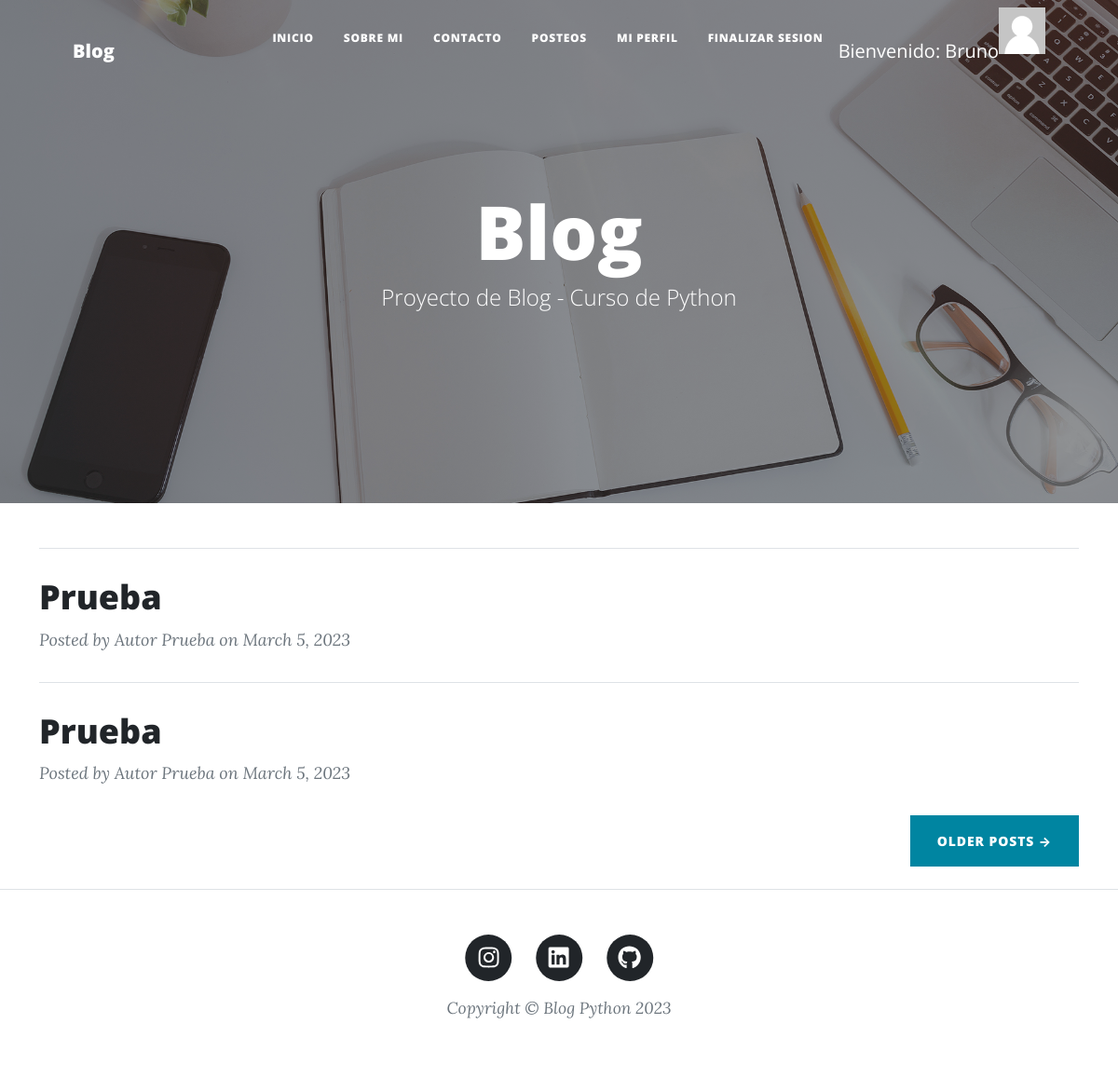
/ (signed in), run on an earlier commit of the app's database.
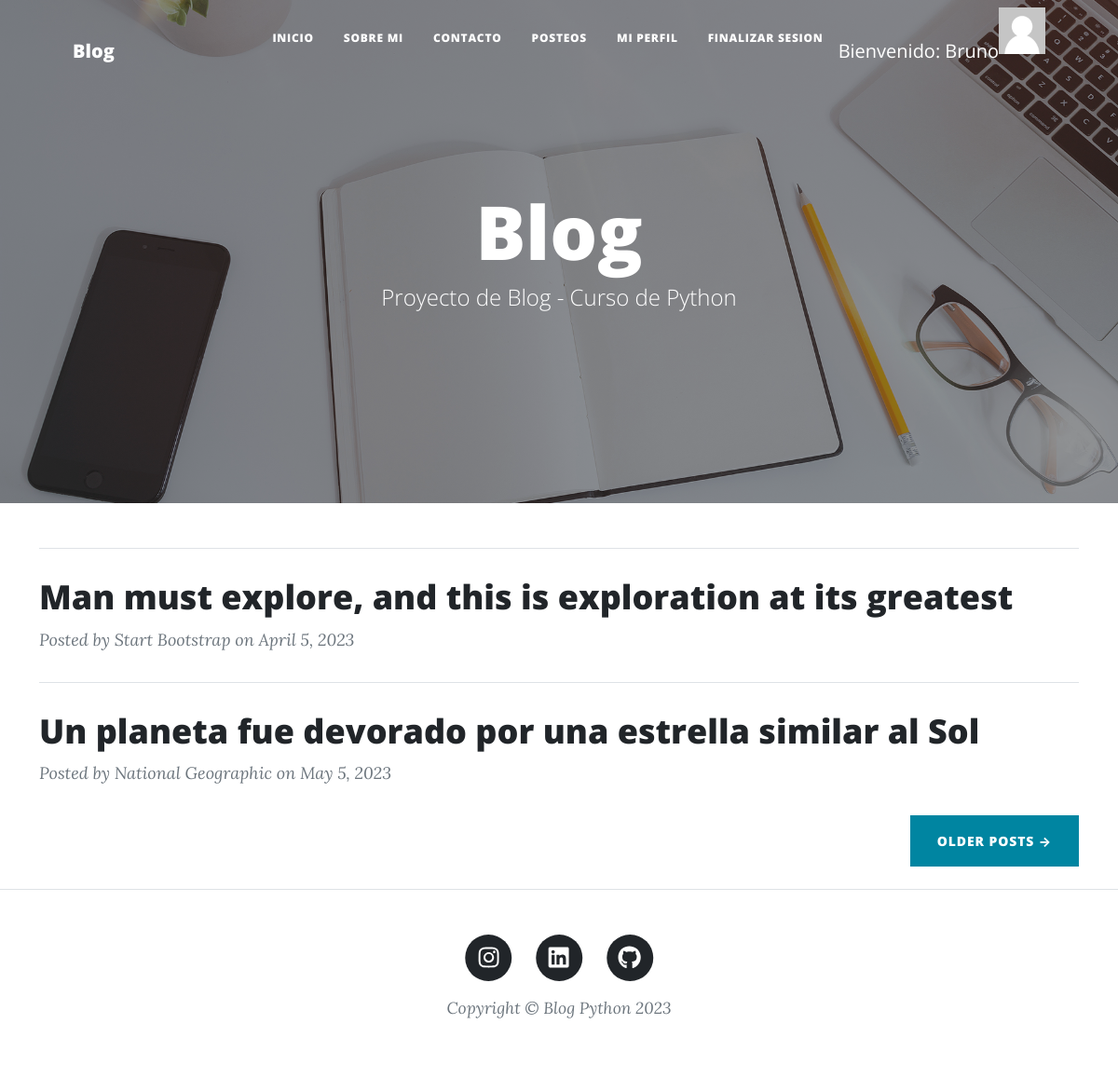
And on a later commit of the database.
### Blog/models.py (models this page shows, shortened)
class Posteos(models.Model):
    titulo = models.CharField(max_length=200)
    subtitulo = models.CharField(max_length=200)
    autor = models.CharField(max_length=50)
    fecha = models.DateField()
    texto = RichTextField()

### Blog/views.py (the view)
# urls.py: path('', inicio),
def inicio(request):
    posteos = Posteos.objects.all()
    context = {'posteos': posteos, "avatar": obtenerAvatar(request)}
    return render(request, 'inicio.html', context)

### Blog/views.py (called while the page is built)
@login_required
def obtenerAvatar(request):
    avatares = Avatar.objects.filter(user=request.user.id)
    if len(avatares) != 0:
        return avatares[0].imagen.url
    else:
        return "/media/avatares/default.png"

### Blog/templates/inicio.html (shortened to what this page needs)
{% extends "padre.html" %}
{% load static %}
{% block solo_inicio %}
 <header class="masthead" style="background-image: url('{% static "assets/img/home-bg.jpg" %}')">
       <div class="container position-relative px-4 px-lg-5">
          <div class="row gx-4 gx-lg-5 justify-content-center">
             <div class="col-md-10 col-lg-8 col-xl-7">
                 <div class="site-heading">
{% endblock %}
{% block titulo %}
    <h1>Blog</h1>
{% endblock %}
{% block segundo_titulo %}
    <h1><span class="subheading">Proyecto de Blog - Curso de Python</span></h1>
{% endblock %}
{% block segundo_contenido_que_cambia %}
<div class="container mt-4">
    <div class="post-preview">
        <table>
            <tbody>
                {% for posteo in posteos %}
            <hr class="my-4" />
            <div class="post-preview">
                <a href="{% url 'vistaPost' %}"><h2 class="post-title">{{ posteo.titulo }}</h2></a>
                <p class="post-meta">
                    Posted by {{ posteo.autor }} on {{ posteo.fecha }}
                </p>
            </div>
                {% endfor %}
            <div class="d-flex justify-content-end mb-4"><a class="btn btn-primary text-uppercase" href="#!">Older Posts →</a></div>
            </tbody>
        </table>
    </div>
</div>
{% endblock %}

### Blog/templates/padre.html (shortened to what this page needs)
<!DOCTYPE html>
<html lang="en">
    <head>
        {% load static %}
        <link href="{% static 'css/styles.css' %}" rel="stylesheet" />
    </head>
    <body>
        <nav class="navbar navbar-expand-lg navbar-light" id="mainNav">
            <div class="container px-4 px-lg-5">
                <a class="navbar-brand" href="{% url 'Inicio' %}">Blog</a>
                <div class="collapse navbar-collapse" id="navbarResponsive">
                    <ul class="navbar-nav ms-auto py-4 py-lg-0">
                        <li class="nav-item"><a class="nav-link px-lg-3 py-3 py-lg-4" href="{% url 'Inicio' %}">Inicio</a></li>
                        <li class="nav-item"><a class="nav-link px-lg-3 py-3 py-lg-4" href="{% url 'SobreMi' %}">Sobre Mi</a></li>
                        <li class="nav-item"><a class="nav-link px-lg-3 py-3 py-lg-4" href="{% url 'Contacto' %}">Contacto</a></li>
                        {% if user.is_authenticated %}
                        <li class="nav-item"><a class="nav-link px-lg-3 py-3 py-lg-4" href="{% url 'Posteos' %}">Posteos</a></li>
                        <li class="nav-item"><a class="nav-link px-lg-3 py-3 py-lg-4" href="{% url 'miPerfil' %}">Mi Perfil</a></li>
                        <li class="nav-item"><a class="nav-link px-lg-3 py-3 py-lg-4" href="{% url 'FinalizarSesion' %}">Finalizar Sesion</a></li>
                        <user class="username"><a style="margin-top: 20px; color: white;"><p>Bienvenido: {{ user.username }} </p></a></user>
                        <img src="{{ avatar }}" alt="Avatar" style="width:50px;height:50px;"/>
                        {% else %}
                        <li class="nav-item"><a class="nav-link px-lg-3 py-3 py-lg-4" href="{% url 'IniciarSesion' %}">Iniciar Sesion</a></li>
                        <li class="nav-item"><a class="nav-link px-lg-3 py-3 py-lg-4" href="{% url 'Registro' %}">Registro</a></li>
                        {% endif %}
                    </ul>
                </div>
            </div>
        </nav>
        {% block solo_inicio %}
        {% endblock solo_inicio %}
                            {% block titulo %}
                            {% endblock %}
                            {% block segundo_titulo %}
                            {% endblock %}
                        </div>
                    </div>
                </div>
            </div>
        </header>
        {% block segundo_contenido_que_cambia %}
        {% endblock %}
        <footer class="border-top">
            <div class="container px-4 px-lg-5">
                <div class="row gx-4 gx-lg-5 justify-content-center">
                    <div class="col-md-10 col-lg-8 col-xl-7">
                        <ul class="list-inline text-center">
                            <li class="list-inline-item">
                                <a href="https://www.instagram.com/virginia.aye/">
                                    <span class="fa-stack fa-lg">
                                        <i class="fas fa-circle fa-stack-2x"></i>
                                        <i class="fab fa-instagram fa-stack-1x fa-inverse"></i>
                                    </span>
                                </a>
                            </li>
                            <li class="list-inline-item">
                                <a href="https://www.linkedin.com/in/virginia-barrios-53996a171/">
                                    <span class="fa-stack fa-lg">
                                        <i class="fas fa-circle fa-stack-2x"></i>
                                        <i class="fab fa-linkedin fa-stack-1x fa-inverse"></i>
                                    </span>
                                </a>
                            </li>
                            <li class="list-inline-item">
                                <a href="https://github.com/VirginiaBarrios">
                                    <span class="fa-stack fa-lg">
                                        <i class="fas fa-circle fa-stack-2x"></i>
                                        <i class="fab fa-github fa-stack-1x fa-inverse"></i>
                                    </span>
                                </a>
                            </li>
                        </ul>
                        <div class="small text-center text-muted fst-italic">Copyright &copy; Blog Python 2023</div>
                    </div>
                </div>
            </div>
        </footer>
    </body>
</html>

What changed in the data, as far as the page shows it:
removed Posteos: titulo "Prueba", autor "Autor Prueba", fecha "March 5, 2023"
removed Posteos: titulo "Prueba", autor "Autor Prueba", fecha "March 5, 2023"
added Posteos: titulo "Man must explore, and this is exploration at its greatest", autor "Start Bootstrap", fecha "April 5, 2023"
added Posteos: titulo "Un planeta fue devorado por una estrella similar al Sol", autor "National Geographic", fecha "May 5, 2023"
